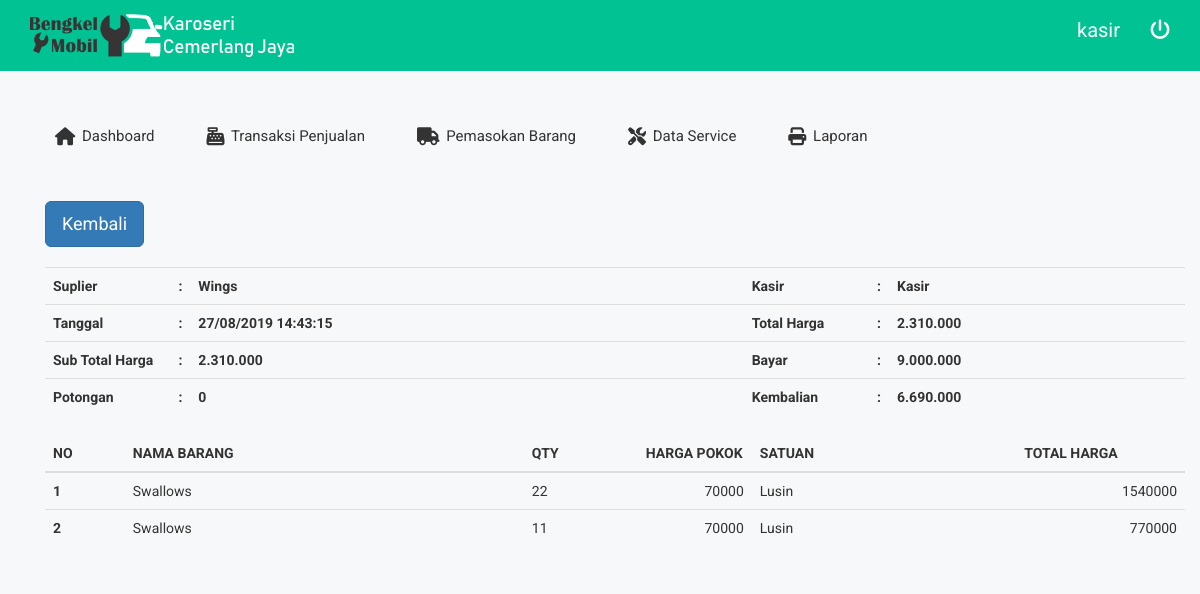
Screenshot of /kasir.php?halaman=detail_transaksi_pembelian&id=NFP000001 (signed in) with the database file from the repository.
### tables this page shows
CREATE TABLE `pembelian` (
  `no_faktur_pembelian` char(9) NOT NULL,
  `kode_pegawai` char(5) NOT NULL,
  `kode_suplier` char(4) NOT NULL,
  `tgl_transaksi` timestamp NOT NULL DEFAULT '0000-00-00 00:00:00',
  `sub_total` int(10) NOT NULL,
  `potongan` int(10) NOT NULL,
  `total_harga` int(10) NOT NULL,
  `bayar` int(10) NOT NULL,
  `kembalian` int(10) NOT NULL,
  `status` char(1) NOT NULL
);

CREATE TABLE `suplier` (
  `kode_suplier` char(4) NOT NULL,
  `nama_suplier` varchar(50) NOT NULL,
  `alamat` text NOT NULL,
  `kontak_person` text NOT NULL,
  `telp` varchar(20) NOT NULL
);

CREATE TABLE `pegawai` (
  `kode_pegawai` char(5) NOT NULL,
  `kode_jenis_p` char(4) NOT NULL,
  `nama_pegawai` varchar(50) NOT NULL,
  `alamat` text NOT NULL,
  `no_telp` varchar(20) NOT NULL,
  `username` varchar(50) NOT NULL,
  `password` char(60) NOT NULL,
  `status_login` char(1) NOT NULL,
  `session_id` varchar(26) NOT NULL DEFAULT 'kosong',
  `last_login` timestamp NOT NULL DEFAULT '0000-00-00 00:00:00'
);

CREATE TABLE `detail_permintaan` (
  `kode_detail_permintaan` int(8) NOT NULL,
  `kode_permintaan` char(8) NOT NULL,
  `kode_barang` varchar(30) NOT NULL,
  `jumlah_barang` smallint(5) NOT NULL,
  `sub_total_harga` int(10) NOT NULL
);

CREATE TABLE `barang` (
  `kode_barang` varchar(30) NOT NULL,
  `kode_merk` varchar(3) NOT NULL,
  `kode_satuan` varchar(3) NOT NULL,
  `kode_jenis` varchar(3) NOT NULL,
  `nama_barang` varchar(50) NOT NULL,
  `stock` int(5) NOT NULL,
  `stock_limit` int(5) NOT NULL,
  `harga_pokok` int(10) NOT NULL,
  `harga_jual` int(10) NOT NULL
);

CREATE TABLE `satuan` (
  `kode_satuan` varchar(3) NOT NULL,
  `nama_satuan` varchar(30) NOT NULL
);

### koneksi/function.php (called while the page is built, shortened)
<?php
function format_ribuan($nilai)
{
    $n =  number_format($nilai,0,',','.');
    return $n;
}
?>

### transaksi/pembelian/tampil_detail.php (the view, shortened to what this page needs)
<?php
if (isset($_GET['id'])) {
    $id = $_GET['id'];
    $ambil_pembelian = mysqli_query($koneksi, "SELECT * FROM pembelian JOIN pegawai USING(kode_pegawai) JOIN suplier USING(kode_suplier) WHERE no_faktur_pembelian='$id'");
    foreach ($ambil_pembelian as $ambil_data) {
        $nama_pegawai =  $ambil_data['nama_pegawai'];
        $nama_suplier =  $ambil_data['nama_suplier'];
        $tgl_transaksi =  $ambil_data['tgl_transaksi'];
        $sub_total =  $ambil_data['sub_total'];
        $potongan =  $ambil_data['potongan'];
        $total_harga =  $ambil_data['total_harga'];
        $bayar =  $ambil_data['bayar'];
        $kembalian =  $ambil_data['kembalian'];
    }
    $po = mysqli_query($koneksi, "SELECT kode_permintaan FROM purchase_order WHERE no_faktur_pembelian='$id'");
    foreach ($po as $ambil_data_po) {
        $kode_permintaan =  $ambil_data_po['kode_permintaan'];
    }
    $query_tampil_detail = mysqli_query($koneksi, "SELECT * FROM detail_permintaan JOIN barang USING(kode_barang) JOIN merk USING(kode_merk) JOIN satuan USING(kode_satuan) JOIN jenis_barang USING(kode_jenis) WHERE kode_permintaan='$kode_permintaan' ORDER BY kode_detail_permintaan ASC");
}
?>
<div class="container">
    <div style="margin-bottom: 20px;">
        <a href="?halaman=v_data_transaksi_pembelian" class="btn btn-primary btn-lg">Kembali</a>
    </div>
    <table class="table table-borderless" width="100">
        <tr>
            <th width="11%">Suplier</th>
            <th width="1%">:</th>
            <th><?= $nama_suplier ?></th>
            <th width="11%">Kasir</th>
            <th width="1%">:</th>
            <th><?= $nama_pegawai ?></th>
        </tr>
        <tr>
            <th>Tanggal</th>
            <th>:</th>
            <?php
            $tanggal = date('d/m/Y H:i:s', strtotime($tgl_transaksi));
            ?>
            <th><?= $tanggal ?></th>
            <th>Total Harga</th>
            <th>:</th>
            <th><?= format_ribuan($total_harga) ?></th>
        </tr>
        <tr>
            <th> Sub Total Harga</th>
            <th>:</th>
            <th><?= format_ribuan($sub_total) ?></th>
            <th>Bayar</th>
            <th>:</th>
            <th><?= format_ribuan($bayar) ?></th>
        </tr>
        <tr>
            <th>Potongan</th>
            <th>:</th>
            <th><?= format_ribuan($potongan) ?></th>
            <th>Kembalian</th>
            <th>:</th>
            <th><?= format_ribuan($kembalian) ?></th>
        </tr>
    </table>
    <table class="table table-borderless" width="100%">
        <thead>
            <tr>
                <th width="7%" scope="col">NO</th>
                <th width="35%" scope="col">NAMA BARANG</th>
                <th width="10%" scope="col">QTY</th>
                <th width="10%" scope="col">HARGA POKOK</th>
                <th width="18%" scope="col">SATUAN</th>
                <th width="20%" style="text-align:center" scope="col">TOTAL HARGA</th>
            </tr>
        </thead>
        <tbody>
            <?php
            $no = 1;
            foreach ($query_tampil_detail as $data) {
                ?>
            <tr>
                <th width="7%" scope="row"><?= $no++ ?></th>
                <td width="35%"><?= $data['nama_barang'] ?></td>
                <td width="10%"><?= $data['jumlah_barang'] ?></td>
                <td width="10%" style="text-align:right"><?= $data['harga_pokok'] ?></td>
                <td width="18%"><?= $data['nama_satuan'] ?></td>
                <td width="20%" style="text-align:right"><?= $data['sub_total_harga'] ?></td>
            </tr>
            <?php } ?>
        </tbody>
    </table>
</div>

### assets/template2/css/themesaller-forms.css (style rules this page uses)
html, body { border: 0; margin: 0; padding: 0; font-size: 100%; vertical-align: baseline; font: inherit; }
body { margin: 0; padding: 0; background:url(../images/body_bg.jpg) no-repeat center top; }

### assets/template2/css/main.css (style rules this page uses)
html { color: #222; font-size: 1em; line-height: 1.4; }

### rows the page displays
pembelian: kode_suplier.nama_suplier "Wings", kode_pegawai.nama_pegawai "Kasir", tgl_transaksi "27/08/2019 14:43:15", total_harga "2.310.000", sub_total "2.310.000", bayar "9.000.000", potongan "0", kembalian "6.690.000"
detail_permintaan: kode_barang.nama_barang "Swallows", jumlah_barang "22", kode_barang.harga_pokok "70000", satuan.nama_satuan "Lusin", sub_total_harga "1540000"
detail_permintaan: kode_barang.nama_barang "Swallows", jumlah_barang "11", kode_barang.harga_pokok "70000", satuan.nama_satuan "Lusin", sub_total_harga "770000"

### other values shown
$_SESSION['username'] "kasir"
